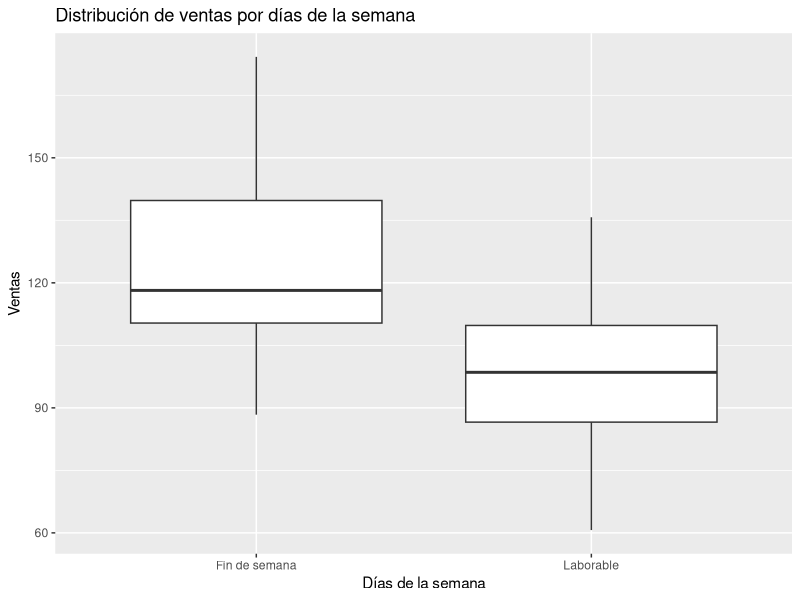

Reproduce this figure in R.
# Instala y carga el paquete "tidyverse" si aún no lo tienes
# install.packages("tidyverse")
library(tidyverse)


# Generar datos ficticios de ventas
set.seed(123) # Para reproducibilidad
dias_semana <- c(rep("Laborable", 30), rep("Fin de semana", 20))
ventas <- c(rnorm(30, mean = 100, sd = 20), rnorm(20, mean = 120, sd = 25))

# Crear un data frame con los datos
data <- data.frame(DiasSemana = dias_semana, Ventas = ventas)

# Visualizar la distribución de las ventas según los días de la semana
ggplot(data, aes(x = DiasSemana, y = Ventas)) +
  geom_boxplot() +
  labs(title = "Distribución de ventas por días de la semana",
       x = "Días de la semana",
       y = "Ventas")

# Realizar la prueba de t de Student
t_test_result <- t.test(Ventas ~ DiasSemana, data = data, var.equal = FALSE)

# Mostrar los resultados
t_test_result
